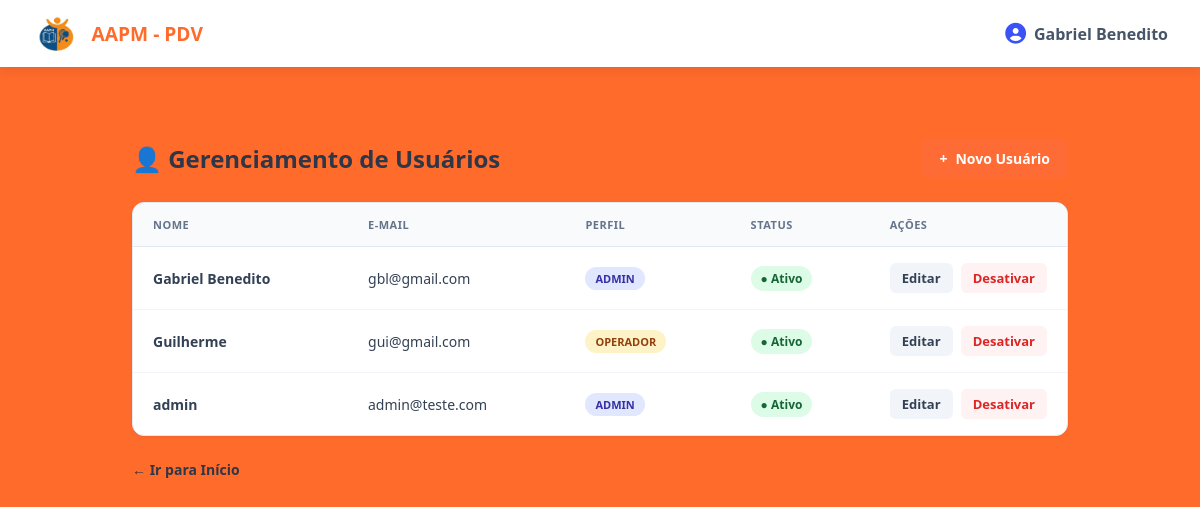
/usuarios/ (signed in), run on the app's committed database.
### app/models/usuarios.py (models this page shows)
class Usuario(Base):
    __tablename__ = "usuarios"
    id = Column(Integer, primary_key=True, autoincrement=True)
    nome = Column(String(100), nullable=False)
    email = Column(String(150), unique=True, nullable=False)
    senha_hash = Column(String(255), nullable=False)
    role = Column(String(20), nullable=False, default="operador")
    ativo = Column(Boolean, default=True)
    criando_em = Column(DateTime, server_default=func.now())

### app/controllers/usuario_controller.py (the view)
@router.get("/")
def listar_usuarios(
    request: Request,
    db: Session = Depends(get_db),
    admin = Depends(get_admin)  # bloqueia quem não é admin
):
    usuarios = db.query(Usuario).order_by(Usuario.nome).all()
    return templates.TemplateResponse(
        request,
        "usuarios/index.html",
        {
            "request": request,
            "usuario": admin,   # dados de quem está logado (para navbar)
            "usuarios": usuarios  # lista para exibir na tabela
        }
    )

### app/templates/usuarios/index.html (shortened to what this page needs)
{% extends "base.html" %}
{% block content %}
<div class="page-container">
    <div class="page-header">
        <h1 class="page-title">
            👤 Gerenciamento de Usuários
        </h1>
        <a href="/usuarios/novo" class="btn-novo">
            <span>+</span> Novo Usuário
        </a>
    </div>
    <div class="card-table">
        {% if usuarios %}
        <table class="data-table">
            <thead>
                <tr>
                    <th>Nome</th>
                    <th>E-mail</th>
                    <th>Perfil</th>
                    <th>Status</th>
                    <th style="width: 180px;">Ações</th>
                </tr>
            </thead>
            <tbody>
                {% for u in usuarios %}
                <tr>
                    <td style="font-weight: 600;">{{ u.nome }}</td>
                    <td>{{ u.email }}</td>
                    <td>
                        <span class="badge-role {% if u.role == 'admin' %}badge-admin{% else %}badge-operador{% endif %}">
                            {{ u.role }}
                        </span>
                    </td>
                    <td>
                        <span class="badge-status {% if u.ativo %}status-ativo{% else %}status-inativo{% endif %}">
                            {% if u.ativo %}● Ativo{% else %}○ Inativo{% endif %}
                        </span>
                    </td>
                    <td>
                        <div class="actions-cell">
                            <a href="/usuarios/{{ u.id }}/editar" class="btn-action btn-edit">Editar</a>
                            <form action="/usuarios/{{ u.id }}/toggle-ativo" method="post" style="display: inline;">
                                {% if u.ativo %}
                                    <button type="submit" class="btn-action btn-toggle-off" title="Desativar usuário">Desativar</button>
                                {% else %}
                                    <button type="submit" class="btn-action btn-toggle-on" title="Ativar usuário">Ativar</button>
                                {% endif %}
                            </form>
                        </div>
                    </td>
                </tr>
                {% endfor %}
            </tbody>
        </table>
        {% else %}
        <div class="empty-state">
            <p>Nenhum usuário cadastrado até o momento.</p>
        </div>
        {% endif %}
    </div>
    <a href="/" class="back-link">
        ← Ir para Início
    </a>
</div>
{% endblock %}

### app/templates/base.html (shortened to what this page needs)
<!DOCTYPE html>
<html lang="pt-br">
<head>
    <link rel="stylesheet" href="https://cdnjs.cloudflare.com/ajax/libs/font-awesome/6.5.1/css/all.min.css">
    <link rel="stylesheet" href="{{ url_for('static', path='CSS/style.css') }}">
</head>
<body>
    <header class="app-header">
        <div class="header-brand">
            <img src="{{ url_for('static', path='IMG/logo.png') }}" alt="Logo AAPM" class="header-logo">
            <span>AAPM - PDV</span>
        </div>
        <div class="header-user">
            <i class="fa-solid fa-circle-user"></i>
            <span>{{ usuario.nome if usuario else 'Usuário' }}</span>
        </div>
    </header>
    <main class="app-main">
        {% block content %}
        {% endblock %}
    </main>
</body>
</html>

### app/static/CSS/style.css (style rules this page uses)
* { margin: 0; padding: 0; box-sizing: border-box; font-family: 'Segoe UI', Tahoma, Geneva, Verdana, sans-serif; }
body { background-color: #ff6b2b; color: #1e293b; min-height: 100vh; display: flex; flex-direction: column; }
.app-header { background-color: #ffffff; padding: 1rem 2rem; display: flex; justify-content: space-between; align-items: center; box-shadow: 0 4px 12px rgba(0, 0, 0, 0.08); }
.header-brand { display: flex; align-items: center; gap: 12px; font-weight: 800; font-size: 1.2rem; color: #ff6b2b; }
.header-logo { height: 35px; width: auto; }
.header-user { display: flex; align-items: center; gap: 8px; color: #475569; font-weight: 600; }
.header-user i { font-size: 1.3rem; color: #3b52f6; }
.app-main { max-width: 1000px; width: 90%; margin: 2.5rem auto; display: flex; flex-direction: column; gap: 1.5rem; }
.badge-role { background-color: #e0e7ff; color: #3b52f6; font-size: 0.8rem; font-weight: 700; padding: 4px 10px; border-radius: 20px; text-transform: uppercase; }

### app/templates/usuarios/index.html (style rules this page uses)
.page-container { padding: 32px; max-width: 1100px; margin: 0 auto; width: 100%; box-sizing: border-box; }
.page-header { display: flex; justify-content: space-between; align-items: center; margin-bottom: 24px; }
.page-title { font-size: 24px; font-weight: 800; color: #2D3748; display: flex; align-items: center; gap: 10px; }
.btn-novo { background-color: #FF6B35; color: #ffffff; padding: 10px 18px; border-radius: 8px; font-weight: 700; font-size: 14px; text-decoration: none; display: inline-flex; align-items: center; gap: 8px; transition: background-color 0.2s, transform 0.1s; }
.card-table { background-color: #ffffff; border: 1px solid #E2E8F0; border-radius: 12px; overflow: hidden; box-shadow: 0 1px 3px rgba(0, 0, 0, 0.05); }
.data-table { width: 100%; border-collapse: collapse; text-align: left; }
.data-table th { background-color: #F8FAFC; padding: 14px 20px; font-size: 11px; font-weight: 700; color: #64748B; text-transform: uppercase; letter-spacing: 0.5px; border-bottom: 1px solid #E2E8F0; }
.data-table td { padding: 16px 20px; font-size: 14px; color: #334155; border-bottom: 1px solid #F1F5F9; vertical-align: middle; }
.data-table tr:last-child td { border-bottom: none; }
.badge-role { display: inline-block; padding: 4px 10px; border-radius: 20px; font-size: 11px; font-weight: 700; text-transform: uppercase; }
.badge-admin { background-color: #E0E7FF; color: #3730A3; }
.badge-operador { background-color: #FEF3C7; color: #92400E; }
.badge-status { display: inline-flex; align-items: center; gap: 6px; padding: 4px 10px; border-radius: 20px; font-size: 12px; font-weight: 600; }
.status-ativo { background-color: #DCFCE7; color: #166534; }
.actions-cell { display: flex; align-items: center; gap: 8px; }
.btn-action { padding: 6px 12px; border-radius: 6px; font-size: 13px; font-weight: 600; text-decoration: none; border: none; cursor: pointer; transition: background-color 0.2s; }
.btn-edit { background-color: #F1F5F9; color: #334155; }
.btn-toggle-off { background-color: #FEF2F2; color: #DC2626; }
.back-link { display: inline-flex; align-items: center; gap: 6px; margin-top: 24px; color: #2D3748; font-weight: 700; font-size: 14px; text-decoration: none; }

### data on the page
Usuario: nome "Gabriel Benedito", email "gbl@gmail.com", role "ADMIN", ativo "● Ativo"
Usuario: nome "Guilherme", email "gui@gmail.com", role "OPERADOR", ativo "● Ativo"
Usuario: nome "admin", email "admin@teste.com", role "ADMIN", ativo "● Ativo"
